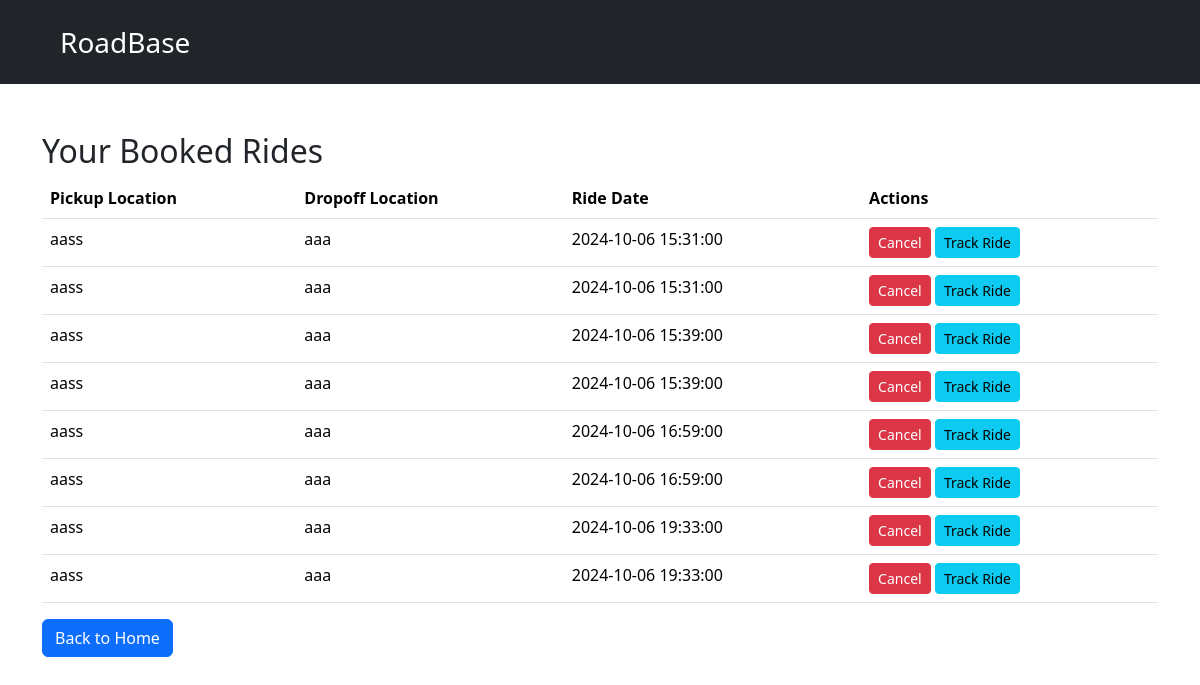
The app's page /view_rides.php (signed in) with its own data.
### tables this page shows
CREATE TABLE `rides` (
  `id` int(11) NOT NULL,
  `user_id` int(11) DEFAULT NULL,
  `pickup_location` varchar(255) DEFAULT NULL,
  `dropoff_location` varchar(255) DEFAULT NULL,
  `ride_date` datetime DEFAULT NULL,
  `status` enum('booked','in_progress','completed','cancelled') DEFAULT 'booked',
  `driver_id` int(11) DEFAULT NULL,
  `estimated_arrival` timestamp NOT NULL DEFAULT current_timestamp() ON UPDATE current_timestamp(),
  `passenger_id` int(11) NOT NULL
);

### view_rides.php (the view, shortened to what this page needs)
<?php
require 'config/database.php';
$user_id = $_SESSION['user_id'];
$stmt = $pdo->prepare("SELECT * FROM rides WHERE user_id = ?");
$stmt->execute([$user_id]);
$rides = $stmt->fetchAll();
?>
<!DOCTYPE html>
<html lang="en">
<head>
    <link rel="stylesheet" href="https://cdn.jsdelivr.net/npm/bootstrap@5.3.3/dist/css/bootstrap.min.css">
</head>
<body>
<?php require 'navbar.php' ?>
    <div class="container mt-5">
        <h2>Your Booked Rides</h2>
        <?php if ($rides): ?>
            <table class="table">
                <thead>
                    <tr>
                        <th>Pickup Location</th>
                        <th>Dropoff Location</th>
                        <th>Ride Date</th>
                        <th>Actions</th>
                    </tr>
                </thead>
                <tbody>
                    <?php foreach ($rides as $ride): ?>
                        <tr>
                            <td><?php echo htmlspecialchars($ride['pickup_location']); ?></td>
                            <td><?php echo htmlspecialchars($ride['dropoff_location']); ?></td>
                            <td><?php echo htmlspecialchars($ride['ride_date']); ?></td>
                            <td>
                                <form method="POST" action="cancel_ride.php" style="display:inline;">
                                    <button type="submit" class="btn btn-danger btn-sm">Cancel</button>
                                </form>
                                <a href="track_ride.php" class="btn btn-info btn-sm">Track Ride</a>
                            </td>
                        </tr>
                    <?php endforeach; ?>
                </tbody>
            </table>
        <?php else: ?>
            <p>No rides booked yet.</p>
        <?php endif; ?>
        <a href="Ride.php" class="btn btn-primary">Back to Home</a>
    </div>
</body>
</html>

### records on screen
rides: pickup_location "aass", dropoff_location "aaa", ride_date "2024-10-06 15:31:00"
rides: pickup_location "aass", dropoff_location "aaa", ride_date "2024-10-06 15:31:00"
rides: pickup_location "aass", dropoff_location "aaa", ride_date "2024-10-06 15:39:00"
rides: pickup_location "aass", dropoff_location "aaa", ride_date "2024-10-06 15:39:00"
rides: pickup_location "aass", dropoff_location "aaa", ride_date "2024-10-06 16:59:00"
rides: pickup_location "aass", dropoff_location "aaa", ride_date "2024-10-06 16:59:00"
rides: pickup_location "aass", dropoff_location "aaa", ride_date "2024-10-06 19:33:00"
rides: pickup_location "aass", dropoff_location "aaa", ride_date "2024-10-06 19:33:00"
